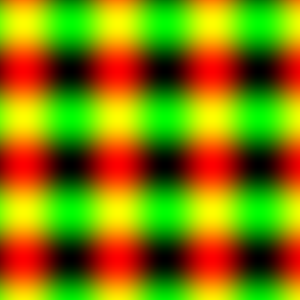

Reproduce this figure in Python.
#!/usr/bin/env python

import cairo
import pyfirtree as ft

def compile_kernel(source):
        """
        A simple function which compiles a kernel, checks that 
        the compilation succeeded and returns a pair containing 
        the kernel and a sampler for it. 
        """

        kernel = ft.Kernel()
        kernel.compile_from_source(source)
        if not kernel.get_compile_status():
                print("Error compiling kernel:")
                print("\n".join(kernel.get_compile_log()))
                return
        
        kernel_sampler = ft.KernelSampler()
        kernel_sampler.set_kernel(kernel)

        return (kernel, kernel_sampler)

(sinkernel, sin_sampler) = compile_kernel("""
  kernel vec4 sinexample()
  {
    return vec4( 0.5 + 0.5 * sin( destCoord() ), 0, 1 );
  }
""")

print ft.debug_dump_sampler_function(sin_sampler)

# Create an output surface similar to the input
output_surface = cairo.ImageSurface(
        cairo.FORMAT_ARGB32,
        300, 300)

# Create a CPU render engine.
engine = ft.CpuRenderer()

# Use the engine to render the output.
engine.set_sampler(sin_sampler)
engine.render_into_cairo_surface(
        (0,0,20,20),
        output_surface             # into what
        )

# Write the output
output_surface.write_to_png('sin-example.png')
